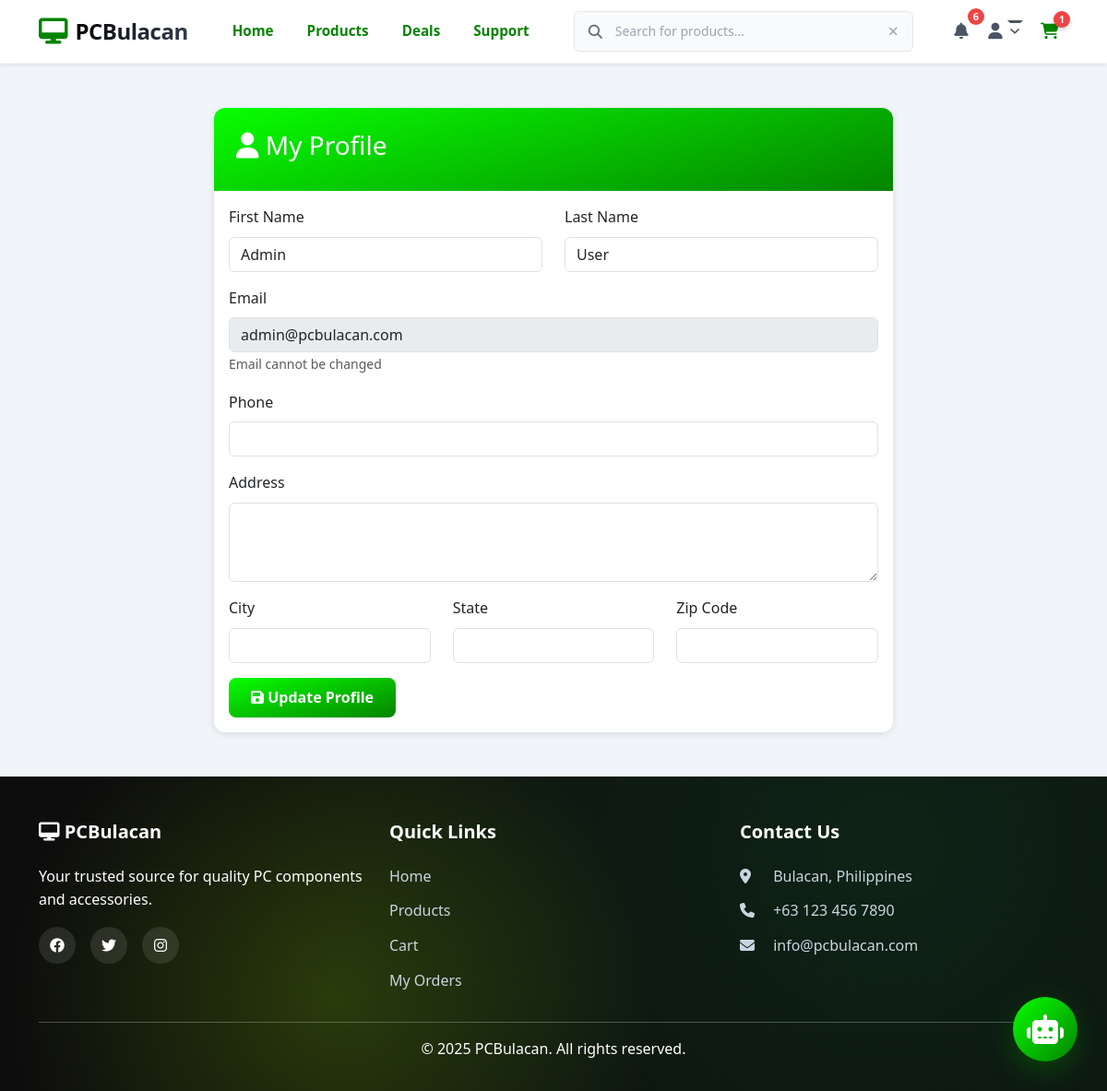
The app's page /accounts/profile/ (signed in) with its own data.
### accounts/models.py (models this page shows, shortened)
class User(AbstractUser):
    username = None
    email = models.EmailField(_('email address'), unique=True)
    phone = models.CharField(max_length=20, blank=True, null=True)
    address = models.TextField(blank=True, null=True)
    city = models.CharField(max_length=100, blank=True, null=True)
    state = models.CharField(max_length=100, blank=True, null=True)
    zip_code = models.CharField(max_length=10, blank=True, null=True)
    profile_picture = models.ImageField(upload_to='profile_pictures/', blank=True, null=True)
    USERNAME_FIELD = 'email'
    REQUIRED_FIELDS = ['first_name', 'last_name']
    objects = UserManager()
    class Meta:
        db_table = 'accounts_user'
        verbose_name = 'User'
        verbose_name_plural = 'Users'
        ordering = ['-date_joined']

### accounts/views.py (the view)
# urls.py: path('profile/', views.profile_view, name='profile'),
@login_required
def profile_view(request):
    if request.method == 'POST':
        form = UserProfileForm(request.POST, instance=request.user)
        if form.is_valid():
            form.save()
            messages.success(request, 'Profile updated successfully!')
            return redirect('accounts:profile')
    else:
        form = UserProfileForm(instance=request.user)
    return render(request, 'accounts/profile.html', {'form': form})

### accounts/forms.py
class UserProfileForm(forms.ModelForm):
    class Meta:
        model = User
        fields = ('first_name', 'last_name', 'phone', 'address', 'city', 'state', 'zip_code')
        widgets = {
            'first_name': forms.TextInput(attrs={'class': 'form-control'}),
            'last_name': forms.TextInput(attrs={'class': 'form-control'}),
            'phone': forms.TextInput(attrs={'class': 'form-control'}),
            'address': forms.Textarea(attrs={'class': 'form-control', 'rows': 3}),
            'city': forms.TextInput(attrs={'class': 'form-control'}),
            'state': forms.TextInput(attrs={'class': 'form-control'}),
            'zip_code': forms.TextInput(attrs={'class': 'form-control'}),
        }

### orders/context_processors.py (called while the page is built)
def cart_context(request):
    if request.user.is_authenticated:
        cart, created = Cart.objects.get_or_create(user=request.user)
        return {
            'cart': cart,
            'cart_count': cart.unique_items_count  # Count unique products, not total quantity
        }
    return {
        'cart': None,
        'cart_count': 0
    }

### orders/models.py (called while the page is built)
    @property
    def unique_items_count(self):
        return self.items.count()

### templates/accounts/profile.html (shortened to what this page needs)
{% extends 'base.html' %}
{% load static %}
{% block content %}
<div class="container my-5">
    <div class="row">
        <div class="col-md-8 mx-auto">
            <div class="card">
                <div class="card-header bg-primary text-white">
                    <h3><i class="fas fa-user"></i> My Profile</h3>
                </div>
                <div class="card-body">
                    <form method="post">
                        <div class="row">
                            <div class="col-md-6 mb-3">
                                <label class="form-label">First Name</label>
                                {{ form.first_name }}
                            </div>
                            <div class="col-md-6 mb-3">
                                <label class="form-label">Last Name</label>
                                {{ form.last_name }}
                            </div>
                        </div>
                        <div class="mb-3">
                            <label class="form-label">Email</label>
                            <input type="email" class="form-control" value="{{ user.email }}" disabled>
                            <small class="text-muted">Email cannot be changed</small>
                        </div>
                        <div class="mb-3">
                            <label class="form-label">Phone</label>
                            {{ form.phone }}
                        </div>
                        <div class="mb-3">
                            <label class="form-label">Address</label>
                            {{ form.address }}
                        </div>
                        <div class="row">
                            <div class="col-md-4 mb-3">
                                <label class="form-label">City</label>
                                {{ form.city }}
                            </div>
                            <div class="col-md-4 mb-3">
                                <label class="form-label">State</label>
                                {{ form.state }}
                            </div>
                            <div class="col-md-4 mb-3">
                                <label class="form-label">Zip Code</label>
                                {{ form.zip_code }}
                            </div>
                        </div>
                        <button type="submit" class="btn btn-primary">
                            <i class="fas fa-save"></i> Update Profile
                        </button>
                    </form>
                </div>
            </div>
        </div>
    </div>
</div>
{% endblock %}

### static/css/styles.css (style rules this page uses)
:root { --primary-color: #048400; --secondary-color: #3b82f6; --success-color: #22c55e; --danger-color: #ef4444; --warning-color: #f59e0b; --info-color: #06b6d4; --dark-color: #1e293b; --light-color: #f8fafc; --gray-color: #64748b; }
* { margin: 0; padding: 0; box-sizing: border-box; }
body { font-family: 'Segoe UI', Tahoma, Geneva, Verdana, sans-serif; line-height: 1.6; color: var(--dark-color); background-color: #f1f5f9; }
.btn-primary { background: #3b82f6; border: 1px solid #3b82f6; color: white; font-weight: 600; }
.card { border: none; border-radius: 12px; box-shadow: 0 2px 8px rgba(0, 0, 0, 0.1); }
.card-header { border-radius: 12px 12px 0 0 !important; border-bottom: none; padding: 1.5rem; }
.btn { border-radius: 8px; padding: 0.6rem 1.5rem; font-weight: 600; transition: all 0.2s ease; }
.btn-primary { background-color: var(--primary-color); border-color: var(--primary-color); }

### templates/accounts/profile.html (style rules this page uses)
.bg-primary { background: linear-gradient(165deg, #08fe01 0%, #048400 100%); }
.btn-primary { background: linear-gradient(165deg, #08fe01 0%, #048400 100%); border: none; }

### records on screen
User: first_name "Admin", last_name "User", email "admin@pcbulacan.com"

### other values on screen
{{ cart_count|default:0 }} "1"
